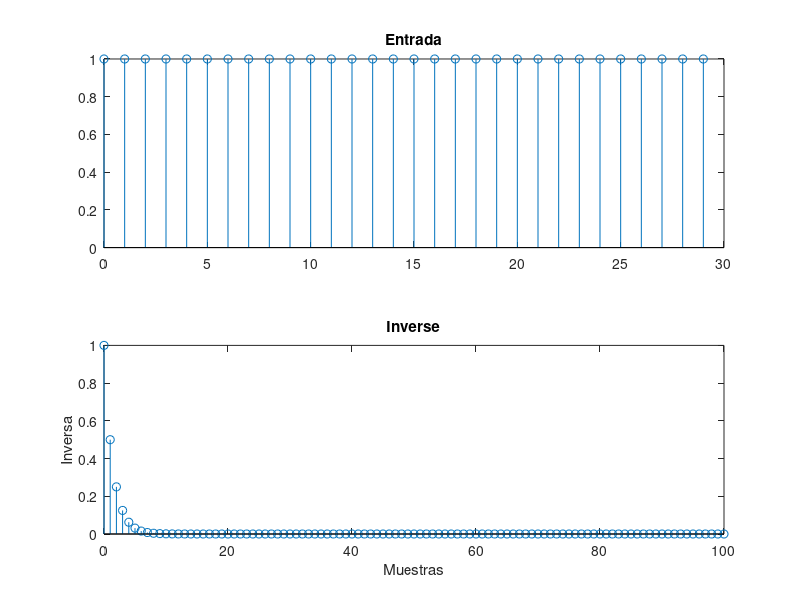
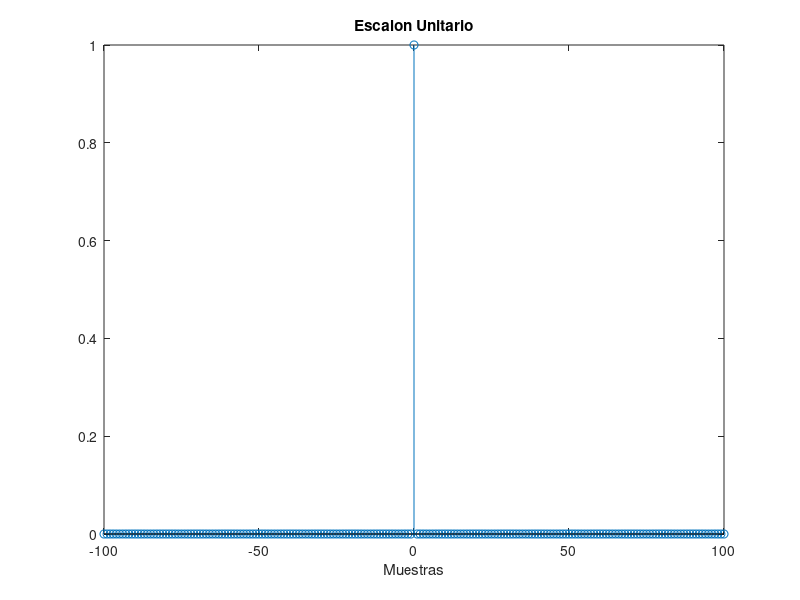
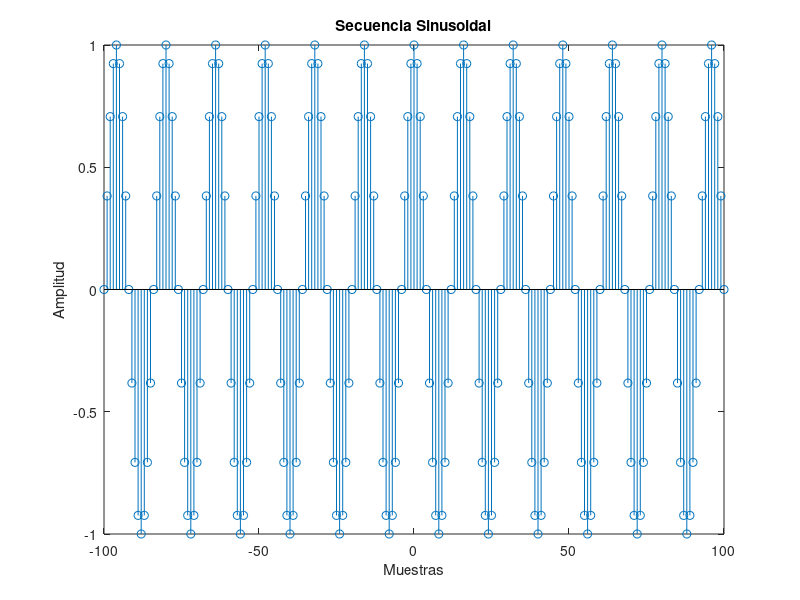
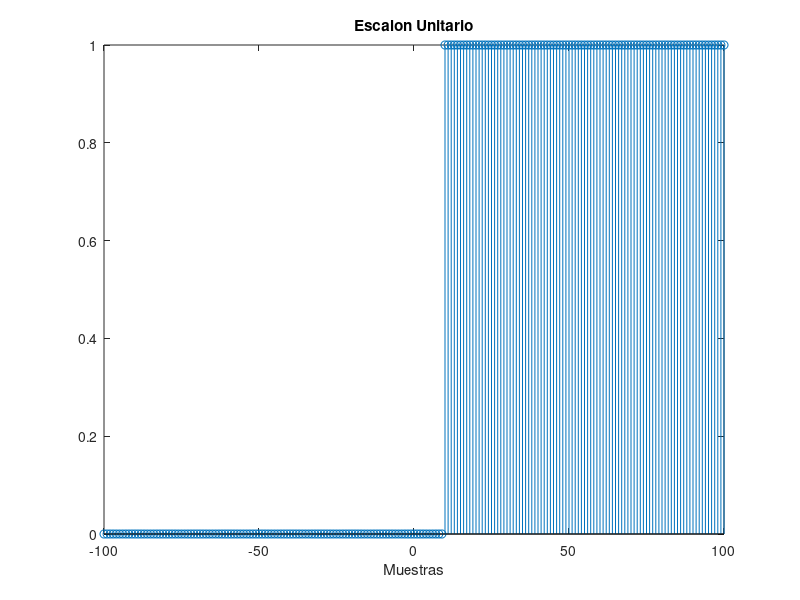

The MATLAB script that drew these images, in order:
%%
%Funcion Escalon Unitario
n=-100:100;%creacion del vector de elementos igualmente espaciados desde el valor -100 a 100, que sera la cantidad de muestras usadas 
h2=zeros(length(n),1);%vector columna que contiene unicamente ceros de orden 201,1
h2(101:201)=1;%los elementos apartir de la posicion 101 hasta el final del vector tomaran el valor de 1  
figure('Name','Escalon Unitario')%creamos una nueva figura que se llamara Escalon Unitario 
stem(n,h2);%esta funcion nos permite graficar datos discretos, en este caso graficaremos los vectores n y h2
xlabel('Muestras')%le ponemos nombre al eje de las x
title('Escalon Unitario')%le ponemos un titulo al grafico
%%
%Funcion Impulso Unitario
n=-100:100;%creacion del vector de elementos igualmente espaciados desde el valor -100 a 100, que sera la cantidad de muestras usadas 
h2=zeros(length(n),1);%vector columna que contiene unicamente ceros de orden 201,1
h2(101)=1;%el elemento en la posicion 101 de h2 tomara el valor de 1 
figure('Name','Impulso Unitario')%creamos una nueva figura que se llamara Impulso Unitario 
stem(n,h2);%esta funcion nos permite graficar datos discretos, en este caso graficaremos los vectores n y h2
xlabel('Muestras')%le ponemos nombre al eje de las x
title('Escalon Unitario')%le ponemos un titulo al grafico
%%
%Secuencia Senoidal
n=-100:100;%creacion del vector de elementos igualmente espaciados desde el valor -100 a 100, que sera la cantidad de muestras usadas 
A=1;%definimos la amplitud de la se�al 
w=pi/8;%definimos la velocidad angular de la se�al
x=A*cos(w*n);%pasamos el vector n a la funcion cos() y almacenamos en la variable x los nuevos valores
figure('Name','Secuencia Sinusoidal')%creamos una nueva figura que se llamara Secuencia Sinusoidal 
stem(n,x);%esta funcion nos permite graficar datos discretos, en este caso graficaremos los vectores n y x
xlabel('Muestras');%le ponemos nombre al eje de las x
ylabel('Amplitud');%le ponemos nombre al eje de las y
title('Secuencia Sinusoidal')%le ponemos un titulo al grafico
%%
%Retardo ideal del escalon unitario
n=-100:100;%creacion del vector de elementos igualmente espaciados desde el valor -100 a 100, que sera la cantidad de muestras usadas 
nd=10;%este el valor de retardo de la funcion
h2=zeros(length(n),1);%vector columna que contiene unicamente ceros de orden 201,1
h2(n>=nd)=1;%indicamos que todos los valores mayores al retardo sean 1
figure('Name','Retardo Ideal')%creamos una nueva figura que se llamara Retardo Ideal 
stem(n,h2);%esta funcion nos permite graficar datos discretos, en este caso graficaremos los vectores n y h2
xlabel('Muestras');%le ponemos nombre al eje de las x
title('Escalon Unitario')%le ponemos un titulo al grafico
%%
%Ecuaciones en diferencia
N=30;%definimos el numero de muestras a utilizar 
n=0:N-1;%creamos un vector del mismo tama�o del numero de muestra a utilizar
x=ones(N,1);%cremos una matriz columna de 30x1 conteniendo puros 1
y=zeros(N,1);%cremos una matriz columna de 30x1 conteniendo puros 0
y(1)=x(1);%damos valor inicial a la salida de 1
for i=1:N-1%bucle iterativo que actualizara la cada valor de y en funcion de su valor previo sumado con una constante 
    y(i+1)= x(i+1)+(0.5)*y(i);
end
figure(1);%creacion de la figura
subplot(2,1,1);%indicamos la posicion de la figura
stem(n,x);%graficamos los valores discretos contenidos en 'n' y 'x'
title('Entrada');%damos un titulo al subgrafico
subplot(2,1,2);%indicamos la posicion del segundo subgrafico
stem(n,y);%graficamos los valores discretos contenidos en 'n' y 'y'
title('Respuesta al Impulso');%damos titulo al grafico
%%
%Respuesta al Impulso del sistema 
n=0:100;%generamos un vector de tamaño 101 con valores ascendentes  
x=(0.5).^n;%pasamos el vector de tamaño ascendente a la funcion exponencial
stem(n,x);%graficamos los valores discretos
xlabel('Muestras');%le ponemos nombre al eje de las x
ylabel('Inversa');%le ponemos nombre al eje de las y
title('Inverse')%le ponemos titulo al grafico
%%
